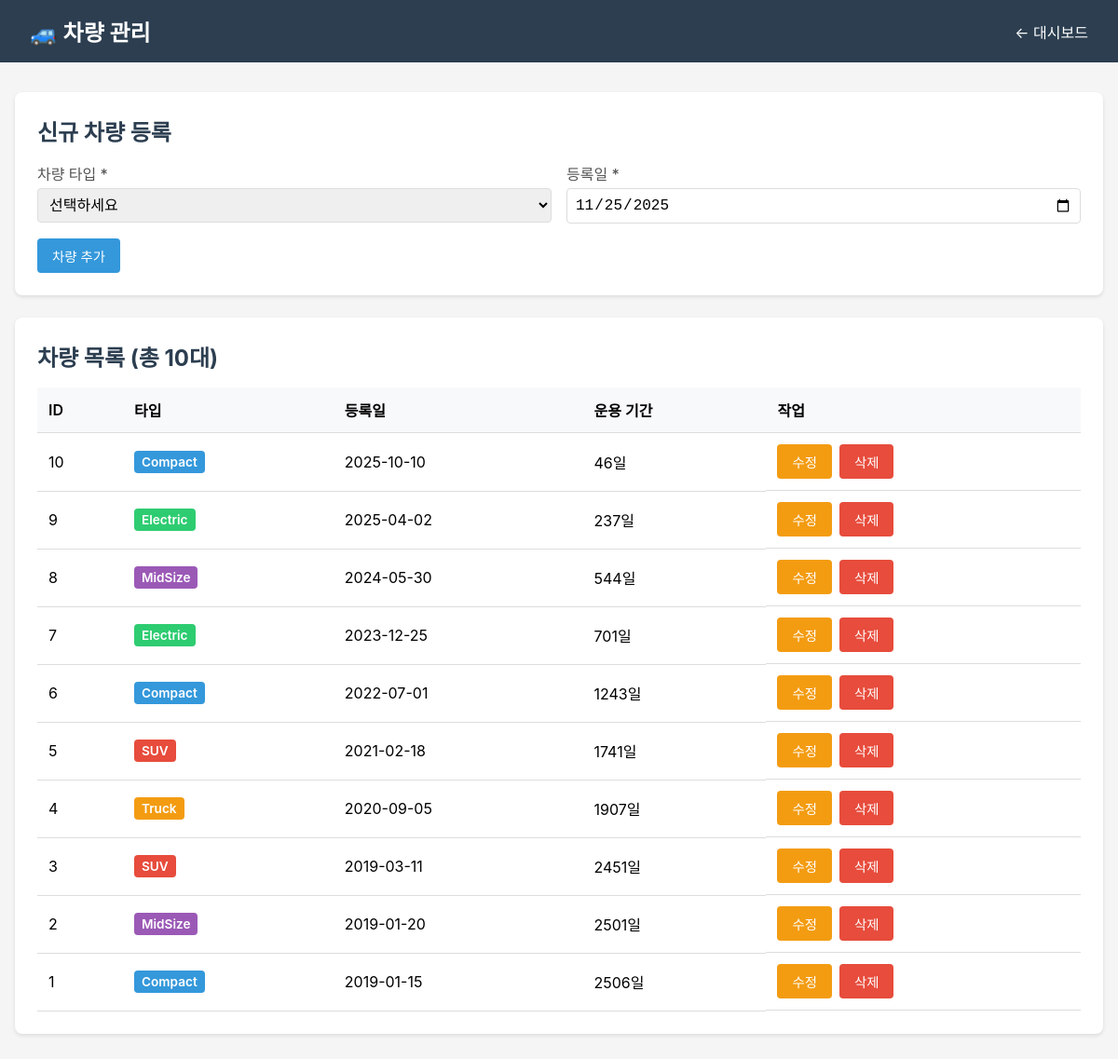
The app's page /PHPWeb/admin_vehicles.php with its own data.
### tables this page shows
CREATE TABLE Vehicles (
    id INT PRIMARY KEY AUTO_INCREMENT,
    type ENUM('Compact', 'MidSize', 'SUV', 'Truck', 'Electric') NOT NULL,
    registered_at DATE
);

### PHPWeb/admin_vehicles.php (the view, shortened to what this page needs)
<?php
require_once 'vehicles.php';
$stmt = $conn->prepare("SELECT * FROM Vehicles ORDER BY id DESC");
$stmt->execute();
$result = $stmt->get_result();
$vehicles = $result->fetch_all(MYSQLI_ASSOC);
?>
<!DOCTYPE html>
<html lang="ko">
<head>
</head>
<body>
    <div class="header">
        <h1>🚙 차량 관리</h1>
        <a href="admin_index.php">← 대시보드</a>
    </div>
    <div class="container">
        <div class="card">
            <h2>신규 차량 등록</h2>
            <form method="POST">
                <div class="grid">
                    <div class="form-group">
                        <label>차량 타입 *</label>
                        <select name="type" required>
                            <option value="">선택하세요</option>
                        </select>
                    </div>
                    <div class="form-group">
                        <label>등록일 *</label>
                        <input type="date" name="registered_at" value="<?= date('Y-m-d') ?>" required>
                    </div>
                </div>
                <button type="submit" class="btn btn-primary">차량 추가</button>
            </form>
        </div>
        <div class="card">
            <h2>차량 목록 (총 <?= count($vehicles) ?>대)</h2>
            <table>
                <thead>
                    <tr>
                        <th>ID</th>
                        <th>타입</th>
                        <th>등록일</th>
                        <th>운용 기간</th>
                        <th>작업</th>
                    </tr>
                </thead>
                <tbody>
                    <?php foreach ($vehicles as $vehicle):
                        $days = (strtotime('now') - strtotime($vehicle['registered_at'])) / (60 * 60 * 24);
                        $badge_class = 'badge-' . strtolower($vehicle['type']);
                        ?>
                        <tr>
                            <td><?= $vehicle['id'] ?></td>
                            <td><span class="badge <?= $badge_class ?>"><?= $vehicle['type'] ?></span></td>
                            <td><?= $vehicle['registered_at'] ?></td>
                            <td><?= floor($days) ?>일</td>
                            <td class="actions">
                                <button
                                    onclick="openEditModal(<?= $vehicle['id'] ?>, '<?= $vehicle['type'] ?>', '<?= $vehicle['registered_at'] ?>')"
                                    class="btn btn-warning">수정</button>
                                <form method="POST" style="display:inline;" onsubmit="return confirm('정말 삭제하시겠습니까?');">
                                    <button type="submit" class="btn btn-danger">삭제</button>
                                </form>
                            </td>
                        </tr>
                    <?php endforeach; ?>
                </tbody>
            </table>
        </div>
    </div>
</body>
</html>

### PHPWeb/admin_vehicles.php (style rules this page uses)
* { margin: 0; padding: 0; box-sizing: border-box; }
body { font-family: -apple-system, BlinkMacSystemFont, 'Segoe UI', sans-serif; background: #f5f5f5; }
.header { background: #2c3e50; color: white; padding: 1rem 2rem; display: flex; justify-content: space-between; align-items: center; }
.header h1 { font-size: 1.5rem; }
.header a { color: white; text-decoration: none; }
.container { max-width: 1200px; margin: 2rem auto; padding: 0 1rem; }
.card { background: white; padding: 1.5rem; border-radius: 8px; box-shadow: 0 2px 4px rgba(0, 0, 0, 0.1); margin-bottom: 1.5rem; }
.card h2 { margin-bottom: 1rem; color: #2c3e50; }
.form-group { margin-bottom: 1rem; }
.form-group label { display: block; margin-bottom: 0.25rem; color: #555; font-weight: 500; }
.form-group input, .form-group select { width: 100%; padding: 0.5rem; border: 1px solid #ddd; border-radius: 4px; font-size: 1rem; }
.btn { padding: 0.5rem 1rem; border: none; border-radius: 4px; cursor: pointer; font-size: 0.9rem; }
.btn-primary { background: #3498db; color: white; }
.btn-danger { background: #e74c3c; color: white; }
.btn-warning { background: #f39c12; color: white; }
table { width: 100%; border-collapse: collapse; }
table th, table td { padding: 0.75rem; text-align: left; border-bottom: 1px solid #ddd; }
table th { background: #f8f9fa; font-weight: 600; }
.actions { display: flex; gap: 0.5rem; }
.grid { display: grid; grid-template-columns: repeat(auto-fit, minmax(200px, 1fr)); gap: 1rem; }
.badge { display: inline-block; padding: 0.25rem 0.5rem; border-radius: 4px; font-size: 0.85rem; font-weight: 600; }
.badge-compact { background: #3498db; color: white; }
.badge-midsize { background: #9b59b6; color: white; }
.badge-suv { background: #e74c3c; color: white; }
.badge-truck { background: #f39c12; color: white; }
.badge-electric { background: #2ecc71; color: white; }

### records on screen
vehicles: id "10", type "Compact", registered_at "2025-10-10"
vehicles: id "9", type "Electric", registered_at "2025-04-02"
vehicles: id "8", type "MidSize", registered_at "2024-05-30"
vehicles: id "7", type "Electric", registered_at "2023-12-25"
vehicles: id "6", type "Compact", registered_at "2022-07-01"
vehicles: id "5", type "SUV", registered_at "2021-02-18"
vehicles: id "4", type "Truck", registered_at "2020-09-05"
vehicles: id "3", type "SUV", registered_at "2019-03-11"
vehicles: id "2", type "MidSize", registered_at "2019-01-20"
vehicles: id "1", type "Compact", registered_at "2019-01-15"

### other values on screen
count($vehicles) "10"
